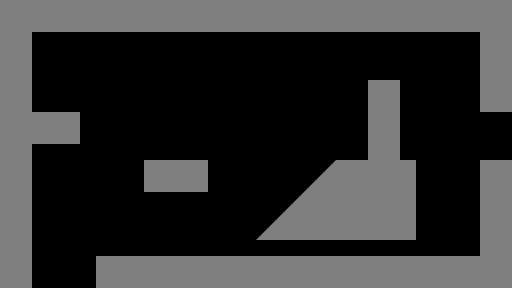

Tiled map render using the project's own tile images. Description and the whole map definition, tile-layer contents included, below:
An orthogonal 32x18 tile map with 16x16 px tiles, 1 tile layer (Walls).

<map version="1.10" tiledversion="1.10.2" orientation="orthogonal" renderorder="right-down" width="32" height="18" tilewidth="16" tileheight="16" infinite="0" nextlayerid="2" nextobjectid="1">
 <tileset firstgid="1" source="Tilesets/16gon.tsx" />
 <layer id="1" name="Walls" width="32" height="18" tintcolor="#ffffff">
  <properties>
   <property name="unity:layer" value="Wall" />
  </properties>
  <data encoding="csv">
51,51,51,51,51,51,51,51,51,51,51,51,51,51,51,51,51,51,51,51,51,51,51,51,51,51,51,51,51,51,51,51,
51,51,51,51,51,51,51,51,51,51,51,51,51,51,51,51,51,51,51,51,51,51,51,51,51,51,51,51,51,51,51,51,
51,51,0,0,0,0,0,0,0,0,0,0,0,0,0,0,0,0,0,0,0,0,0,0,0,0,0,0,0,0,51,51,
51,51,0,0,0,0,0,0,0,0,0,0,0,0,0,0,0,0,0,0,0,0,0,0,0,0,0,0,0,0,51,51,
51,51,0,0,0,0,0,0,0,0,0,0,0,0,0,0,0,0,0,0,0,0,0,0,0,0,0,0,0,0,51,51,
51,51,0,0,0,0,0,0,0,0,0,0,0,0,0,0,0,0,0,0,0,0,0,51,51,0,0,0,0,0,51,51,
51,51,0,0,0,0,0,0,0,0,0,0,0,0,0,0,0,0,0,0,0,0,0,51,51,0,0,0,0,0,51,51,
51,51,51,51,51,0,0,0,0,0,0,0,0,0,0,0,0,0,0,0,0,0,0,51,51,0,0,0,0,0,0,0,
51,51,51,51,51,0,0,0,0,0,0,0,0,0,0,0,0,0,0,0,0,0,0,51,51,0,0,0,0,0,0,0,
51,51,0,0,0,0,0,0,0,0,0,0,0,0,0,0,0,0,0,0,0,0,0,51,51,0,0,0,0,0,0,0,
51,51,0,0,0,0,0,0,0,51,51,51,51,0,0,0,0,0,0,0,11,51,51,51,51,51,0,0,0,0,51,51,
51,51,0,0,0,0,0,0,0,51,51,51,51,0,0,0,0,0,0,11,51,51,51,51,51,51,0,0,0,0,51,51,
51,51,0,0,0,0,0,0,0,0,0,0,0,0,0,0,0,0,11,51,51,51,51,51,51,51,0,0,0,0,51,51,
51,51,0,0,0,0,0,0,0,0,0,0,0,0,0,0,0,11,51,51,51,51,51,51,51,51,0,0,0,0,51,51,
51,51,0,0,0,0,0,0,0,0,0,0,0,0,0,0,11,51,51,51,51,51,51,51,51,51,0,0,0,0,51,51,
51,51,0,0,0,0,0,0,0,0,0,0,0,0,0,0,0,0,0,0,0,0,0,0,0,0,0,0,0,0,51,51,
51,51,0,0,0,0,51,51,51,51,51,51,51,51,51,51,51,51,51,51,51,51,51,51,51,51,51,51,51,51,51,51,
51,51,0,0,0,0,51,51,51,51,51,51,51,51,51,51,51,51,51,51,51,51,51,51,51,51,51,51,51,51,51,51
</data>
 </layer>
</map>
